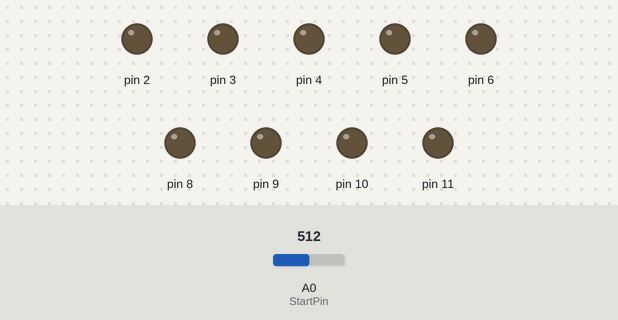
Simulated run of this sketch. Board: Arduino Uno, built with avr-gcc and run on an emulated ATmega328P. On the bench: output pins drawn as LEDs (lit = HIGH). The test bench sets the inputs (shaded band); at power-on: A0 (StartPin) = 512.

Above: at 1.2 s.
1.3 s: A0 (StartPin) set to 212
4.2 s: A0 (StartPin) set to 187
At 6.2 s:
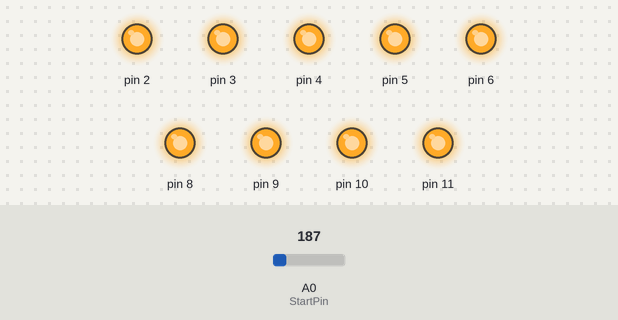
At 8.7 s:
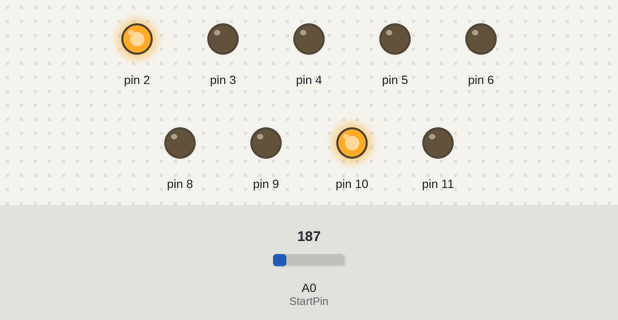
Timing chart, 0 to 22.7 s (numbered marks = the images above; inputs shaded):
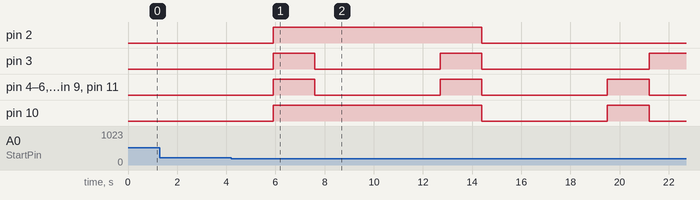

The sketch:

arduino_code_led_diode.ino
```cpp
/*Arduino team politehnika
  Led display vazdušni
*/
int StartPin=A0;
int t=1700;
void setup(){
pinMode(2,OUTPUT); pinMode(3,OUTPUT);
pinMode(4,OUTPUT);  pinMode(5,OUTPUT);
pinMode(6,OUTPUT); pinMode(11,OUTPUT);
pinMode(8,OUTPUT); pinMode(9,OUTPUT);
pinMode(10,OUTPUT);
}
void loop(){
int val=analogRead(StartPin);
    while(val < 200){
     O();
     A();
     C();


    val=analogRead(StartPin);
    }
}
void A(){
signal(1,1,1,1,1,1,1,1,1);
signal(1,1,0,0,0,0,0,0,0);
signal(1,0,1,1,1,1,1,1,1);
signal(0,1,1,1,0,1,1,1,1);
signal(0,1,1,1,0,1,1,1,1);
signal(1,0,1,1,0,1,1,1,1);
signal(1,1,0,0,0,0,0,0,0);
signal(1,1,1,1,1,1,1,1,1);
delay(t);
}
void B(){
  signal(1,1,1,1,1,1,1,1,1);
  signal(1,1,1,1,1,0,0,0,1);
  signal(0,0,0,0,0,1,1,1,0);
  signal(0,1,1,1,0,1,1,1,0);
  signal(0,1,1,1,0,1,1,1,0);
  signal(0,0,0,0,0,0,0,0,0);
  signal(1,1,1,1,1,1,1,1,1);
  delay(t);
  }
void C(){
signal(1,1,1,1,1,1,1,1,1);
signal(0,1,1,1,1,1,1,1,0);
signal(0,1,1,1,1,1,1,1,0);
signal(0,1,1,1,1,1,1,1,0);
signal(0,1,1,1,1,1,1,1,0);
signal(1,0,0,0,0,0,0,0,1);
signal(1,1,1,1,1,1,1,1,1);
delay(t);
}
void D(){
signal(1,1,1,1,1,1,1,1,1);
signal(1,1,0,0,0,0,0,1,1);
signal(1,0,1,1,1,1,1,0,1);
signal(0,1,1,1,1,1,1,1,0);
signal(0,1,1,1,1,1,1,1,0);
signal(0,0,0,0,0,0,0,0,0);
signal(1,1,1,1,1,1,1,1,1);
delay(t);
}
void E(){
signal(1,1,1,1,1,1,1,1,1);
signal(0,1,1,1,1,1,1,1,0);
signal(0,1,1,1,0,1,1,1,0);
signal(0,1,1,1,0,1,1,1,0);
signal(0,1,1,1,0,1,1,1,0);
signal(0,0,0,0,0,0,0,0,0);
signal(1,1,1,1,1,1,1,1,1);
delay(t);
}
void Fa(){
signal(1,1,1,1,1,1,1,1,1);
signal(0,1,1,1,1,1,1,1,1);
signal(0,1,1,0,1,1,1,1,1);
signal(0,1,1,0,1,1,1,1,1);
signal(0,1,1,0,1,1,1,1,1);
signal(0,0,0,0,0,0,0,0,0);
signal(1,1,1,1,1,1,1,1,1);
delay(t);
}
void G(){
signal(1,1,1,1,1,1,1,1,1);
signal(1,1,1,1,1,0,1,1,1);
signal(1,0,1,1,1,0,0,0,1);
signal(0,1,1,1,1,0,1,1,0);
signal(0,1,1,1,1,0,1,1,0);
signal(0,1,1,1,1,1,1,1,0);
signal(1,0,0,0,0,0,0,0,1);
signal(1,1,1,1,1,1,1,1,1);
delay(t);
}
void H(){
signal(1,1,1,1,1,1,1,1,1);
signal(0,0,0,0,0,0,0,0,0);
signal(1,1,1,0,0,1,1,1,1);
signal(1,1,1,0,0,1,1,1,1);
signal(0,0,0,0,0,0,0,0,0);
signal(1,1,1,1,1,1,1,1,1);
delay(t);
}
void I(){
signal(1,1,1,1,1,1,1,1,1);
signal(0,1,1,1,1,1,1,1,0);
signal(0,0,0,0,0,0,0,0,0);
signal(0,1,1,1,1,1,1,1,0);
signal(1,1,1,1,1,1,1,1,1);
delay(t);
}
void J(){
signal(1,1,1,1,1,1,1,1,1);
signal(0,1,1,1,1,1,0,0,1);
signal(0,1,1,1,1,1,1,1,0);
signal(0,1,1,1,1,1,1,1,0);
signal(0,0,0,0,0,0,0,0,0);
signal(1,1,1,1,1,1,1,1,1);
delay(t);
}
void K(){//LOW=1 HIGH=0
signal(1,1,1,1,1,1,1,1,1);
signal(0,0,0,1,1,1,0,0,0);
signal(1,1,1,0,1,0,1,1,1);
signal(1,1,1,1,0,1,1,1,1);
signal(1,1,1,1,0,1,1,1,1);
signal(0,0,0,0,0,0,0,0,0);
signal(1,1,1,1,1,1,1,1,1);
delay(t);
}
void L(){
signal(1,1,1,1,1,1,1,1,1);
signal(1,1,1,1,1,1,1,1,0);
signal(1,1,1,1,1,1,1,1,0);
signal(1,1,1,1,1,1,1,1,0);
signal(1,1,1,1,1,1,1,1,0);
signal(0,0,0,0,0,0,0,0,0);
signal(1,1,1,1,1,1,1,1,1);
delay(t);
}
void M(){
signal(1,1,1,1,1,1,1,1,1);
signal(1,0,0,0,0,0,0,0,0);
signal(0,1,1,1,1,1,1,1,1);
signal(0,1,1,1,1,1,1,1,1);
signal(1,0,0,0,1,1,1,1,1);
signal(0,1,1,1,1,1,1,1,1);
signal(0,1,1,1,1,1,1,1,1);
signal(1,0,0,0,0,0,0,0,0);
signal(1,1,1,1,1,1,1,1,1);
delay(t);
}
void N(){
signal(1,1,1,1,1,1,1,1,1);
signal(0,0,0,0,0,0,0,0,0);
signal(1,1,1,1,1,1,1,0,1);
signal(1,1,1,1,1,1,0,1,1);
signal(1,1,1,1,1,0,1,1,1);
signal(1,1,1,1,0,1,1,1,1);
signal(0,0,0,0,0,0,0,0,0);
signal(1,1,1,1,1,1,1,1,1);
delay(t);
}
void O(){
signal(1,1,1,1,1,1,1,1,1);
signal(0,0,0,0,0,0,0,0,0);
signal(0,1,1,1,1,1,1,1,0);
signal(0,1,1,1,1,1,1,1,0);
signal(0,1,1,1,1,1,1,1,0);
signal(0,0,0,0,0,0,0,0,0);
signal(1,1,1,1,1,1,1,1,1);
delay(t);
}
void P(){
signal(1,1,1,1,1,1,1,1,1);
signal(1,0,0,0,0,1,1,1,1);
signal(0,1,1,1,1,0,1,1,1);
signal(0,1,1,1,1,0,1,1,1);
signal(0,0,0,0,0,0,0,0,0);
signal(1,1,1,1,1,1,1,1,1);
delay(t);
}
void R(){
signal(1,1,1,1,1,1,1,1,1);
signal(1,1,1,1,1,1,1,1,0);
signal(1,0,0,0,0,1,1,0,1);
signal(0,1,1,1,1,0,0,1,1);
signal(0,1,1,1,1,0,1,1,1);
signal(0,0,0,0,0,0,0,0,0);
signal(1,1,1,1,1,1,1,1,1);
delay(t);
}
void S(){
signal(1,1,1,1,1,1,1,1,1);
signal(1,1,1,1,1,1,1,1,1);
signal(1,1,1,1,1,1,1,1,1);
signal(1,1,1,1,1,1,1,1,1);
signal(1,1,1,1,1,1,1,1,1);
signal(1,1,1,1,1,1,1,1,1);
signal(1,1,1,1,1,1,1,1,1);
signal(1,1,1,1,1,1,1,1,1);
delay(t);
}
void T(){
signal(1,1,1,1,1,1,1,1,1);
signal(0,0,1,1,1,1,1,1,1);
signal(0,1,1,1,1,1,1,1,1);
signal(0,0,0,0,0,0,0,0,0);
signal(0,1,1,1,1,1,1,1,1);
signal(0,0,1,1,1,1,1,1,1);
signal(1,1,1,1,1,1,1,1,1);
delay(t);
}
void U(){
signal(1,1,1,1,1,1,1,1,1);
signal(1,0,0,0,0,0,0,1,1);
signal(1,1,1,1,1,1,1,0,1);
signal(1,1,1,1,1,1,1,1,0);
signal(1,1,1,1,1,1,1,1,0);
signal(1,1,1,1,1,1,1,0,1);
signal(1,0,0,0,0,0,0,1,1);
signal(1,1,1,1,1,1,1,1,1);
delay(t);
}
void V(){
signal(1,1,1,1,1,1,1,1,1);
signal(0,0,0,0,1,1,1,1,1);
signal(1,1,1,1,1,0,1,1,1);
signal(1,1,1,1,1,1,1,0,1);
signal(1,1,1,1,1,1,1,1,0);
signal(1,1,1,1,1,1,1,0,1);
signal(1,1,1,1,1,0,1,1,1);
signal(0,0,0,0,1,1,1,1,1);
signal(1,1,1,1,1,1,1,1,1);
}
void Z(){
signal(1,1,1,1,1,1,1,1,1);
signal(0,1,1,1,1,1,1,0,1);
signal(0,0,1,1,1,1,1,0,1);
signal(0,1,0,1,1,1,1,0,1);
signal(0,1,1,0,1,1,1,0,1);
signal(0,1,1,1,0,1,1,0,1);
signal(0,1,1,1,1,0,0,0,1);
signal(1,1,1,1,1,1,1,1,1);
}

void signal(int a,int b,int c,int d,int e,int f,int p,int k,int n){
  /*Napomena 1=LOW 0=HIGH*/
if(a==1)digitalWrite(2,LOW);
else digitalWrite(2,HIGH);
if(b==1)digitalWrite(3,LOW);
else digitalWrite(3,HIGH);
if(c==1)digitalWrite(4,LOW);
else digitalWrite(4,HIGH);
if(d==1)digitalWrite(5,LOW);
else digitalWrite(5,HIGH);
if(e==1)digitalWrite(6,LOW);
else digitalWrite(6,HIGH);
if(f==1)digitalWrite(11,LOW);
else digitalWrite(11,HIGH);
if(p==1)digitalWrite(8,LOW);
else digitalWrite(8,HIGH);
if(k==1)digitalWrite(9,LOW);
else digitalWrite(9,HIGH);
if(n==1)digitalWrite(10,LOW);
else digitalWrite(10,HIGH);
delay(t);
}
```

Measured:
- the behaviour switches between 200 and 199 on A0 (StartPin) (found by bisection; images 0 and 1)
- after the input at 1.3 s, every drawn part: stays the same
- after the input at 4.2 s, pin 2: LOW → HIGH after 1.7 s, → LOW 8.5 s later; pin 3: goes HIGH 1.7 s, LOW 5.1 s, HIGH 1.7 s, LOW 6.8 s, then HIGH, starting after 1.7 s; pin 4–6, pin 8, pin 9, pin 11: alternates HIGH for 1.7 s and LOW for 5.1 s, starting after 1.7 s; pin 10: LOW → HIGH after 1.7 s, → LOW 8.5 s later, → HIGH 5.1 s later, → LOW 1.7 s later
